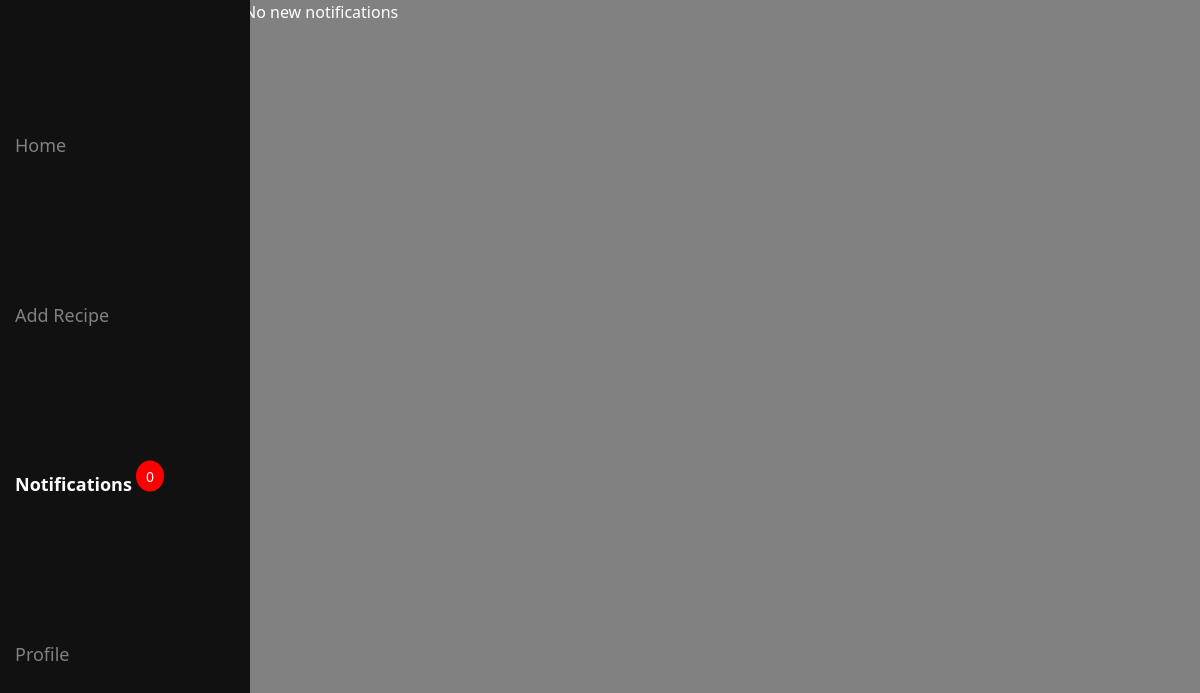
/notifications (signed in), run on an earlier commit of the app's database.
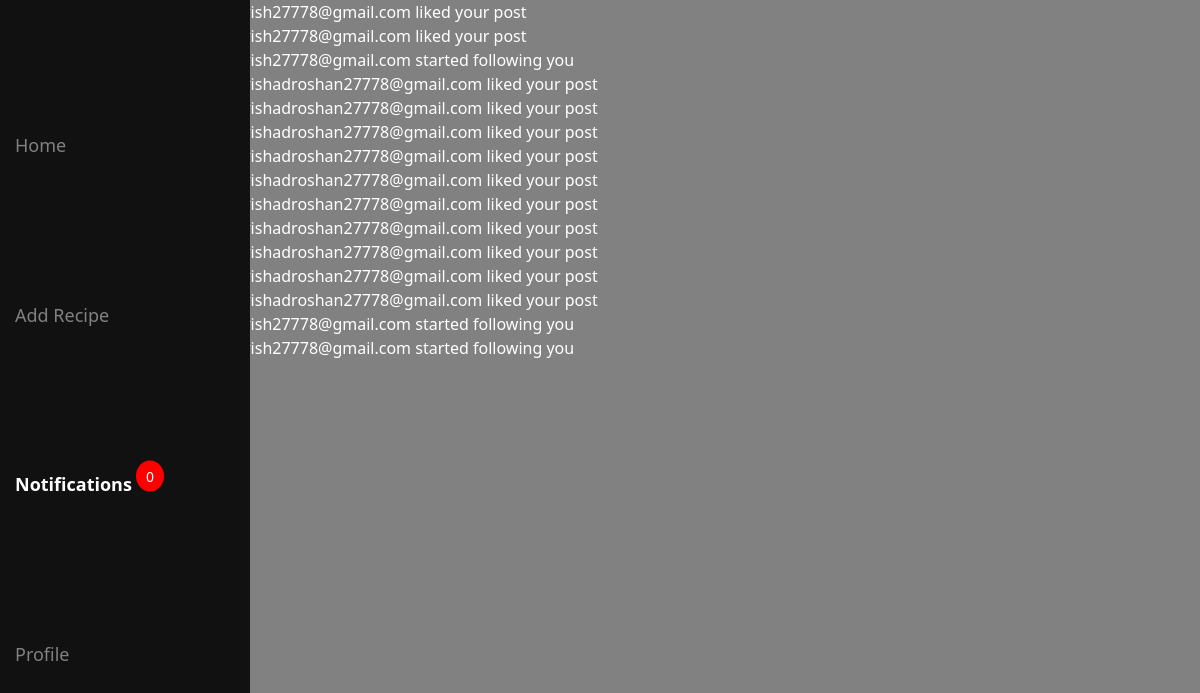
And on a later commit of the database.
### app/models.py (models this page shows, shortened)
class Notification(models.Model):
    user = models.ForeignKey(User, on_delete=models.CASCADE)
    message = models.TextField()
    read = models.BooleanField(default=False)

### app/views.py (the view)
# urls.py: path('notifications',views.notifications_view),
def notifications_view(req):
    user=User.objects.get(username=req.session['user'])
    notifications = Notification.objects.filter(user=user)
    notifications.filter(read=False).update(read=True)
    return render(req, 'notifications.html', {'notifications': notifications})

### templates/notifications.html (shortened to what this page needs)
<!DOCTYPE html>
<html lang="en">
<head>
    {% load static %}
    <link rel="stylesheet" href="https://cdnjs.cloudflare.com/ajax/libs/font-awesome/6.7.2/css/all.min.css"
 />
    <link href="https://cdn.jsdelivr.net/npm/bootstrap@5.3.3/dist/css/bootstrap.min.css" rel="stylesheet">
    <link rel="stylesheet" href="{% static 'css/style.css' %}">
</head>
<body>
    <div class="container-fluid">
        <div class="row">
            <div class="col-lg-2">
                <div id="sidebar" class="sidebar">
                    <a href="userHome">Home</a>
                    <a href="addRecipe">Add Recipe</a>
                    <div class="notification">
                        <a href="notifications" class="active">Notifications</a>
                        {% if unread_count > 0 %}
                        <span class="notification-badge">{{ unread_count }}</span>
                        {% else %}
                        <span class="notification-badge">0</span>
                        {% endif %}
                    </div>
                    <a href="profile">Profile</a>
                </div>
            </div>
            <div class="col-lg-10">
                <ul>
                    {% for notification in notifications %}
                        <li>
                                {% if not notification.read %}
                                    <strong>{{ notification.message }}</strong>
                                {% else %}
                                    {{ notification.message }}
                                {% endif %}
                        </li>
                    {% empty %}
                        <p>No new notifications</p>
                    {% endfor %}
                </ul>
            </div>
</body>
</html>

What changed in the data, as far as the page shows it:
added Notification: message "rish27778@gmail.com liked your post"
added Notification: message "rish27778@gmail.com liked your post"
added Notification: message "rish27778@gmail.com started following you"
added Notification: message "rishadroshan27778@gmail.com liked your post"
added Notification: message "rishadroshan27778@gmail.com liked your post"
added Notification: message "rishadroshan27778@gmail.com liked your post"
added Notification: message "rishadroshan27778@gmail.com liked your post"
added Notification: message "rishadroshan27778@gmail.com liked your post"
added Notification: message "rishadroshan27778@gmail.com liked your post"
added Notification: message "rishadroshan27778@gmail.com liked your post"
added Notification: message "rishadroshan27778@gmail.com liked your post"
added Notification: message "rishadroshan27778@gmail.com liked your post"
added Notification: message "rishadroshan27778@gmail.com liked your post"
added Notification: message "rish27778@gmail.com started following you"
added Notification: message "rish27778@gmail.com started following you"
Also different on the page:
text no longer shown: "No new notifications"
